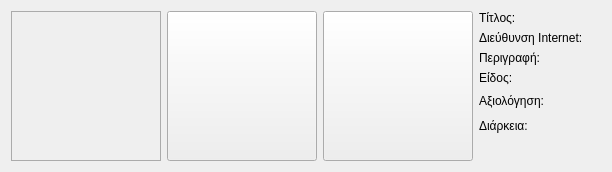
        <widget class="QFrame" name="frame">
         <property name="sizePolicy">
          <sizepolicy hsizetype="Preferred" vsizetype="Fixed">
           <horstretch>0</horstretch>
           <verstretch>0</verstretch>
          </sizepolicy>
         </property>
         <property name="minimumSize">
          <size>
           <width>0</width>
           <height>0</height>
          </size>
         </property>
         <property name="styleSheet">
          <string notr="true">QFrame{
	border:none;
}</string>
         </property>
         <property name="frameShape">
          <enum>QFrame::StyledPanel</enum>
         </property>
         <property name="frameShadow">
          <enum>QFrame::Raised</enum>
         </property>
         <layout class="QGridLayout" name="gridLayout">
          <item row="5" column="3">
           <widget class="QLabel" name="label_14">
            <property name="text">
             <string>Διάρκεια:</string>
            </property>
           </widget>
          </item>
          <item row="0" column="2" rowspan="7">
           <widget class="QPushButton" name="preview_stop">
            <property name="minimumSize">
             <size>
              <width>150</width>
              <height>150</height>
             </size>
            </property>
            <property name="maximumSize">
             <size>
              <width>150</width>
              <height>150</height>
             </size>
            </property>
            <property name="text">
             <string/>
            </property>
            <property name="icon">
             <iconset resource="../../../icons.qrc">
              <normaloff>:/main-window/assets/images/main-window/stop-song.png</normaloff>:/main-window/assets/images/main-window/stop-song.png</iconset>
            </property>
            <property name="iconSize">
             <size>
              <width>80</width>
              <height>80</height>
             </size>
            </property>
           </widget>
          </item>
          <item row="1" column="3">
           <widget class="QLabel" name="label_8">
            <property name="sizePolicy">
             <sizepolicy hsizetype="Preferred" vsizetype="Fixed">
              <horstretch>0</horstretch>
              <verstretch>0</verstretch>
             </sizepolicy>
            </property>
            <property name="text">
             <string>Διεύθυνση Internet:</string>
            </property>
           </widget>
          </item>
          <item row="0" column="3">
           <widget class="QLabel" name="label">
            <property name="sizePolicy">
             <sizepolicy hsizetype="Fixed" vsizetype="Fixed">
              <horstretch>0</horstretch>
              <verstretch>0</verstretch>
             </sizepolicy>
            </property>
            <property name="text">
             <string>Τίτλος:</string>
            </property>
           </widget>
          </item>
          <item row="0" column="1" rowspan="7">
           <widget class="QPushButton" name="preview_play_or_pause">
            <property name="minimumSize">
             <size>
              <width>150</width>
              <height>150</height>
             </size>
            </property>
            <property name="maximumSize">
             <size>
              <width>150</width>
              <height>150</height>
             </size>
            </property>
            <property name="text">
             <string/>
            </property>
            <property name="icon">
             <iconset resource="../../../icons.qrc">
              <normaloff>:/main-window/assets/images/main-window/play-song.png</normaloff>:/main-window/assets/images/main-window/play-song.png</iconset>
            </property>
            <property name="iconSize">
             <size>
              <width>80</width>
              <height>80</height>
             </size>
            </property>
           </widget>
          </item>
          <item row="4" column="3">
           <widget class="QLabel" name="label_2">
            <property name="text">
             <string>Αξιολόγηση:</string>
            </property>
           </widget>
          </item>
          <item row="0" column="0" rowspan="7">
           <widget class="QLabel" name="image">
            <property name="minimumSize">
             <size>
              <width>150</width>
              <height>150</height>
             </size>
            </property>
            <property name="maximumSize">
             <size>
              <width>150</width>
              <height>150</height>
             </size>
            </property>
            <property name="styleSheet">
             <string notr="true">QLabel{border:1px solid #ABABAB;}</string>
            </property>
            <property name="text">
             <string/>
            </property>
            <property name="scaledContents">
             <bool>true</bool>
            </property>
            <property name="buddy">
             <cstring>preview_play_or_pause</cstring>
            </property>
           </widget>
          </item>
          <item row="3" column="3">
           <widget class="QLabel" name="label_9">
            <property name="sizePolicy">
             <sizepolicy hsizetype="Fixed" vsizetype="Preferred">
              <horstretch>0</horstretch>
              <verstretch>0</verstretch>
             </sizepolicy>
            </property>
            <property name="text">
             <string>Είδος:</string>
            </property>
           </widget>
          </item>
          <item row="2" column="3">
           <widget class="QLabel" name="label_3">
            <property name="sizePolicy">
             <sizepolicy hsizetype="Fixed" vsizetype="Fixed">
              <horstretch>0</horstretch>
              <verstretch>0</verstretch>
             </sizepolicy>
            </property>
            <property name="text">
             <string>Περιγραφή:</string>
            </property>
           </widget>
          </item>
          <item row="4" column="4" colspan="3">
           <widget class="QFrame" name="rating_frame">
            <property name="styleSheet">
             <string notr="true">QFrame{border:none;}</string>
            </property>
            <property name="frameShape">
             <enum>QFrame::StyledPanel</enum>
            </property>
            <property name="frameShadow">
             <enum>QFrame::Raised</enum>
            </property>
            <layout class="QGridLayout" name="gridLayout_5">
             <property name="leftMargin">
              <number>0</number>
             </property>
             <property name="topMargin">
              <number>0</number>
             </property>
             <property name="rightMargin">
              <number>0</number>
             </property>
             <property name="bottomMargin">
              <number>0</number>
             </property>
            </layout>
           </widget>
          </item>
          <item row="1" column="4" colspan="3">
           <widget class="QLabel" name="url">
            <property name="text">
             <string/>
            </property>
           </widget>
          </item>
          <item row="2" column="4" colspan="3">
           <widget class="QLabel" name="description">
            <property name="text">
             <string/>
            </property>
            <property name="wordWrap">
             <bool>true</bool>
            </property>
           </widget>
          </item>
          <item row="3" column="4" colspan="3">
           <widget class="QLabel" name="genre">
            <property name="sizePolicy">
             <sizepolicy hsizetype="Preferred" vsizetype="Fixed">
              <horstretch>0</horstretch>
              <verstretch>0</verstretch>
             </sizepolicy>
            </property>
            <property name="text">
             <string/>
            </property>
           </widget>
          </item>
          <item row="5" column="4" colspan="3">
           <widget class="QLabel" name="current_and_total_duration">
            <property name="text">
             <string/>
            </property>
           </widget>
          </item>
          <item row="0" column="4" colspan="3">
           <widget class="QLabel" name="title">
            <property name="sizePolicy">
             <sizepolicy hsizetype="Preferred" vsizetype="Fixed">
              <horstretch>0</horstretch>
              <verstretch>0</verstretch>
             </sizepolicy>
            </property>
            <property name="text">
             <string/>
            </property>
           </widget>
          </item>
         </layout>
        </widget>
